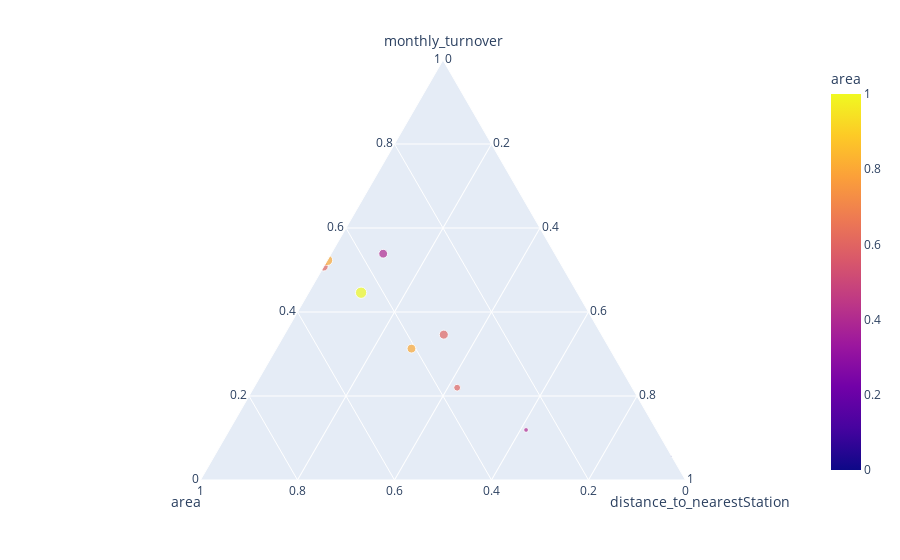

Write notebook code for a chart like this one.
### Markdown cell above
因为总共涉及到了3个变量，可以使用plotly库提供的三元图（Ternary Plot）,查看两个自变量与一个因变量之间的分布关系。可能变量之间数值的取值范围相差较大，在三元图打印时某些变量的值可能全部贴近图形边缘，无法清晰表述变量间的关系，因此使用：$\frac{ x_{i} - \overline{x} }{ x_{max}-  x_{min} } $方法分别标准化各个变量。从图示可得店铺面积（颜色表示面积）逐渐增加，月营业额逐渐增加（点的大小表示月营业额数值大小）；而最近的车站距离逐步减小时，月营业额逐渐增加。

### Code cell
pd.options.mode.chained_assignment = None

columns=['area','distance_to_nearestStation','monthly_turnover']
storeInfo_plot=storeInfo_df[columns]
normalize_df=storeInfo_plot.T.apply(lambda row:(row-row.min())/(row.max()-row.min()) , axis=1).T
normalize_df["location"]=storeInfo_df.location

import plotly.express as px
fig=px.scatter_ternary(normalize_df,a="monthly_turnover", b="area",c="distance_to_nearestStation",hover_name="location",
                       color="area",size="monthly_turnover", size_max=8) 

fig.show()

### Figure 1 — Plotly figure (JSON) as saved in the notebook; plotly's stock layout.template omitted (floating-point values rounded to 4 significant figures)
{"data": [{"a": [1, 0.6199, 0.6384, 0.0369, 0.1771, 0.3653, 0.6089, 0.8782, 0, 0.6125], "b": [1, 0.6, 0.6, 0, 0.4, 0.6, 0.4, 0.8, 0.2, 0.8], "c": [0.2424, 0, 0.6061, 0.6061, 0.9091, 0.697, 0.1212, 0, 1, 0.5455], "hovertemplate": "<b>%{hovertext}</b><br><br>monthly_turnover=%{marker.size}<br>area=%{marker.color}<br>distance_to_nearestStation=%{c}<extra></extra>", "hovertext": ["Ill.", "Ky.", "Lowa.", "Wis.", "MIch.", "Neb.", "Ark.", "R.I.", "N.H.", "N.J."], "legendgroup": "", "marker": {"color": [1, 0.6, 0.6, 0, 0.4, 0.6, 0.4, 0.8, 0.2, 0.8], "coloraxis": "coloraxis", "size": [1, 0.6199, 0.6384, 0.0369, 0.1771, 0.3653, 0.6089, 0.8782, 0, 0.6125], "sizemode": "area", "sizeref": 0.01562, "symbol": "circle"}, "mode": "markers", "name": "", "showlegend": false, "subplot": "ternary", "type": "scatterternary"}], "layout": {"autosize": true, "coloraxis": {"colorbar": {"title": {"text": "area"}}, "colorscale": [[0, "#0d0887"], [0.1111, "#46039f"], [0.2222, "#7201a8"], [0.3333, "#9c179e"], [0.4444, "#bd3786"], [0.5556, "#d8576b"], [0.6667, "#ed7953"], [0.7778, "#fb9f3a"], [0.8889, "#fdca26"], [1, "#f0f921"]]}, "legend": {"itemsizing": "constant", "tracegroupgap": 0}, "margin": {"t": 60}, "ternary": {"aaxis": {"title": {"text": "monthly_turnover"}}, "baxis": {"title": {"text": "area"}}, "caxis": {"title": {"text": "distance_to_nearestStation"}}, "domain": {"x": [0, 1], "y": [0, 1]}}}}
